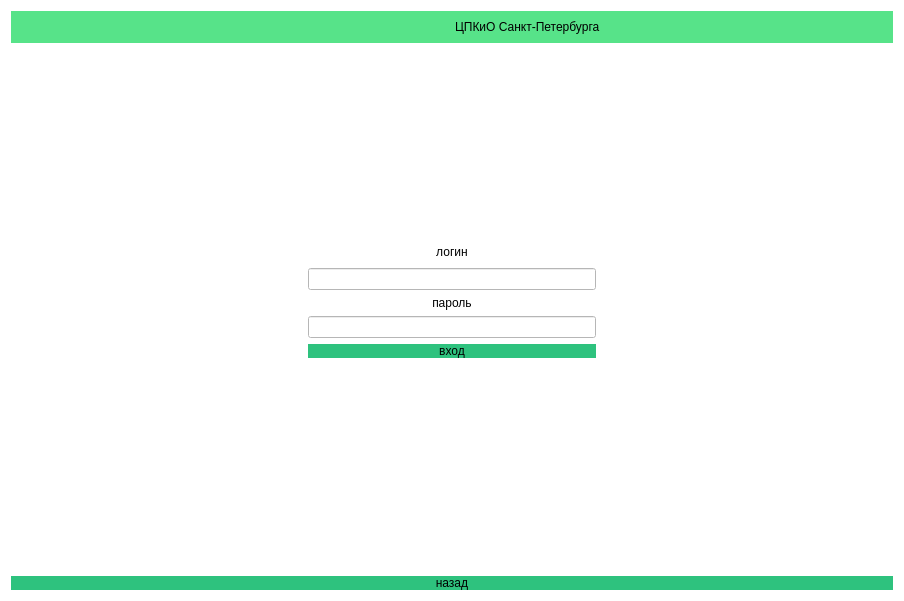
<?xml version="1.0" encoding="UTF-8"?>
<ui version="4.0">
 <class>Dialog</class>
 <widget class="QDialog" name="Dialog">
  <property name="geometry">
   <rect>
    <x>0</x>
    <y>0</y>
    <width>904</width>
    <height>601</height>
   </rect>
  </property>
  <property name="windowTitle">
   <string>Dialog</string>
  </property>
  <property name="styleSheet">
   <string notr="true">background-color: rgb(255, 255, 255);</string>
  </property>
  <layout class="QGridLayout" name="gridLayout_2">
   <item row="0" column="0">
    <widget class="QWidget" name="widget" native="true">
     <property name="styleSheet">
      <string notr="true">background-color: rgb(87, 227, 137);</string>
     </property>
     <layout class="QGridLayout" name="gridLayout">
      <item row="1" column="1">
       <widget class="QLabel" name="label_2">
        <property name="text">
         <string>ЦПКиО Санкт-Петербурга</string>
        </property>
       </widget>
      </item>
      <item row="1" column="0">
       <widget class="QLabel" name="label">
        <property name="text">
         <string/>
        </property>
        <property name="pixmap">
         <pixmap>../media/logo.ico</pixmap>
        </property>
       </widget>
      </item>
     </layout>
    </widget>
   </item>
   <item row="2" column="0">
    <widget class="QPushButton" name="sign_out_button">
     <property name="styleSheet">
      <string notr="true">background-color: rgb(46, 194, 126);
border: 10px;</string>
     </property>
     <property name="text">
      <string>назад</string>
     </property>
    </widget>
   </item>
   <item row="1" column="0">
    <widget class="QStackedWidget" name="stackedWidget">
     <property name="currentIndex">
      <number>0</number>
     </property>
     <widget class="QWidget" name="auth">
      <layout class="QGridLayout" name="gridLayout_3">
       <item row="2" column="1">
        <widget class="QLineEdit" name="login_edit"/>
       </item>
       <item row="6" column="1">
        <spacer name="verticalSpacer_2">
         <property name="orientation">
          <enum>Qt::Vertical</enum>
         </property>
         <property name="sizeHint" stdset="0">
          <size>
           <width>20</width>
           <height>40</height>
          </size>
         </property>
        </spacer>
       </item>
       <item row="7" column="1">
        <widget class="QLabel" name="error_field">
         <property name="text">
          <string/>
         </property>
        </widget>
       </item>
       <item row="5" column="1">
        <widget class="QPushButton" name="sign_in_button">
         <property name="styleSheet">
          <string notr="true">background-color: rgb(46, 194, 126);
border: 10px;</string>
         </property>
         <property name="text">
          <string>вход</string>
         </property>
        </widget>
       </item>
       <item row="1" column="0">
        <spacer name="horizontalSpacer">
         <property name="orientation">
          <enum>Qt::Horizontal</enum>
         </property>
         <property name="sizeHint" stdset="0">
          <size>
           <width>40</width>
           <height>20</height>
          </size>
         </property>
        </spacer>
       </item>
       <item row="3" column="1">
        <widget class="QLabel" name="password">
         <property name="text">
          <string>&lt;html&gt;&lt;head/&gt;&lt;body&gt;&lt;p align=&quot;center&quot;&gt;пароль&lt;/p&gt;&lt;/body&gt;&lt;/html&gt;</string>
         </property>
        </widget>
       </item>
       <item row="1" column="2">
        <spacer name="horizontalSpacer_2">
         <property name="orientation">
          <enum>Qt::Horizontal</enum>
         </property>
         <property name="sizeHint" stdset="0">
          <size>
           <width>40</width>
           <height>20</height>
          </size>
         </property>
        </spacer>
       </item>
       <item row="1" column="1">
        <widget class="QLabel" name="login">
         <property name="text">
          <string>&lt;html&gt;&lt;head/&gt;&lt;body&gt;&lt;p align=&quot;center&quot;&gt;логин&lt;/p&gt;&lt;/body&gt;&lt;/html&gt;</string>
         </property>
        </widget>
       </item>
       <item row="4" column="1">
        <widget class="QLineEdit" name="password_field"/>
       </item>
       <item row="0" column="1">
        <spacer name="verticalSpacer">
         <property name="orientation">
          <enum>Qt::Vertical</enum>
         </property>
         <property name="sizeHint" stdset="0">
          <size>
           <width>20</width>
           <height>40</height>
          </size>
         </property>
        </spacer>
       </item>
      </layout>
     </widget>
     <widget class="QWidget" name="elder">
      <widget class="QLabel" name="label_4">
       <property name="geometry">
        <rect>
         <x>420</x>
         <y>50</y>
         <width>66</width>
         <height>18</height>
        </rect>
       </property>
       <property name="text">
        <string>elder</string>
       </property>
      </widget>
     </widget>
     <widget class="QWidget" name="saler">
      <widget class="QLabel" name="label_3">
       <property name="geometry">
        <rect>
         <x>10</x>
         <y>0</y>
         <width>66</width>
         <height>18</height>
        </rect>
       </property>
       <property name="text">
        <string>saler</string>
       </property>
      </widget>
      <widget class="QLineEdit" name="lineEdit">
       <property name="geometry">
        <rect>
         <x>272</x>
         <y>120</y>
         <width>161</width>
         <height>22</height>
        </rect>
       </property>
      </widget>
      <widget class="QLineEdit" name="lineEdit_2">
       <property name="geometry">
        <rect>
         <x>272</x>
         <y>160</y>
         <width>161</width>
         <height>22</height>
        </rect>
       </property>
      </widget>
      <widget class="QLineEdit" name="lineEdit_3">
       <property name="geometry">
        <rect>
         <x>272</x>
         <y>80</y>
         <width>161</width>
         <height>22</height>
        </rect>
       </property>
      </widget>
      <widget class="QLineEdit" name="lineEdit_4">
       <property name="geometry">
        <rect>
         <x>460</x>
         <y>80</y>
         <width>161</width>
         <height>22</height>
        </rect>
       </property>
      </widget>
      <widget class="QLineEdit" name="lineEdit_5">
       <property name="geometry">
        <rect>
         <x>460</x>
         <y>120</y>
         <width>161</width>
         <height>22</height>
        </rect>
       </property>
      </widget>
      <widget class="QLineEdit" name="lineEdit_6">
       <property name="geometry">
        <rect>
         <x>460</x>
         <y>160</y>
         <width>161</width>
         <height>22</height>
        </rect>
       </property>
      </widget>
      <widget class="QLineEdit" name="lineEdit_7">
       <property name="geometry">
        <rect>
         <x>372</x>
         <y>200</y>
         <width>161</width>
         <height>22</height>
        </rect>
       </property>
      </widget>
     </widget>
     <widget class="QWidget" name="admin">
      <widget class="QLabel" name="admin_2">
       <property name="geometry">
        <rect>
         <x>390</x>
         <y>30</y>
         <width>66</width>
         <height>18</height>
        </rect>
       </property>
       <property name="text">
        <string>admin</string>
       </property>
      </widget>
      <widget class="QPushButton" name="pushButton_2">
       <property name="geometry">
        <rect>
         <x>400</x>
         <y>170</y>
         <width>103</width>
         <height>36</height>
        </rect>
       </property>
       <property name="text">
        <string>PushButton</string>
       </property>
      </widget>
     </widget>
    </widget>
   </item>
  </layout>
 </widget>
 <resources/>
 <connections/>
</ui>
